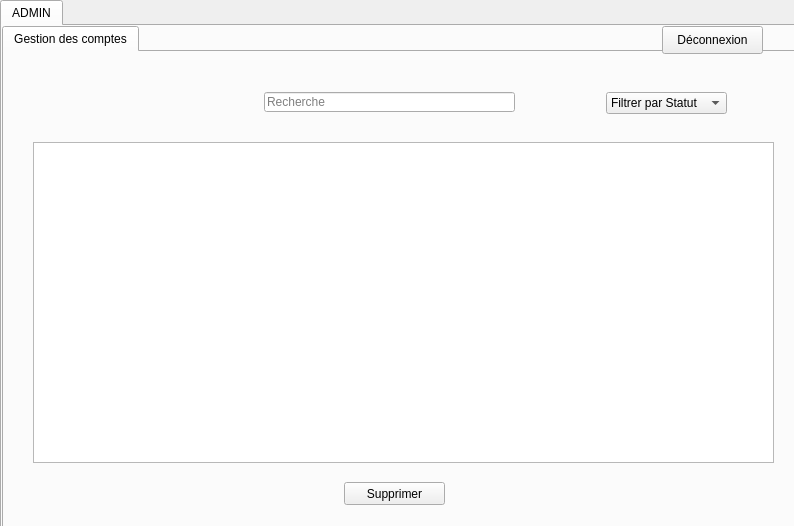
<?xml version="1.0" encoding="UTF-8"?>
<ui version="4.0">
 <class>admin</class>
 <widget class="QMainWindow" name="admin">
  <property name="geometry">
   <rect>
    <x>0</x>
    <y>0</y>
    <width>794</width>
    <height>526</height>
   </rect>
  </property>
  <property name="minimumSize">
   <size>
    <width>794</width>
    <height>526</height>
   </size>
  </property>
  <property name="maximumSize">
   <size>
    <width>794</width>
    <height>526</height>
   </size>
  </property>
  <property name="windowTitle">
   <string>ADMIN</string>
  </property>
  <widget class="QWidget" name="centralwidget">
   <widget class="QTabWidget" name="tabWidget_2">
    <property name="geometry">
     <rect>
      <x>0</x>
      <y>0</y>
      <width>850</width>
      <height>533</height>
     </rect>
    </property>
    <property name="currentIndex">
     <number>0</number>
    </property>
    <widget class="QWidget" name="tab_4">
     <attribute name="title">
      <string>ADMIN</string>
     </attribute>
     <widget class="QTabWidget" name="tabWidget">
      <property name="geometry">
       <rect>
        <x>0</x>
        <y>0</y>
        <width>850</width>
        <height>533</height>
       </rect>
      </property>
      <property name="tabShape">
       <enum>QTabWidget::Rounded</enum>
      </property>
      <property name="currentIndex">
       <number>0</number>
      </property>
      <widget class="QWidget" name="tab_2">
       <attribute name="title">
        <string>Gestion des comptes</string>
       </attribute>
       <widget class="QTableView" name="tabetudiant">
        <property name="geometry">
         <rect>
          <x>29</x>
          <y>90</y>
          <width>741</width>
          <height>321</height>
         </rect>
        </property>
       </widget>
       <widget class="QLabel" name="label_6">
        <property name="geometry">
         <rect>
          <x>0</x>
          <y>0</y>
          <width>850</width>
          <height>533</height>
         </rect>
        </property>
        <property name="text">
         <string/>
        </property>
       </widget>
       <widget class="QLineEdit" name="lineEdit_id_6">
        <property name="geometry">
         <rect>
          <x>260</x>
          <y>40</y>
          <width>251</width>
          <height>20</height>
         </rect>
        </property>
        <property name="placeholderText">
         <string>Recherche</string>
        </property>
       </widget>
       <widget class="QPushButton" name="pb_supprimer_5">
        <property name="geometry">
         <rect>
          <x>340</x>
          <y>430</y>
          <width>101</width>
          <height>23</height>
         </rect>
        </property>
        <property name="text">
         <string>Supprimer</string>
        </property>
       </widget>
       <widget class="QLabel" name="label">
        <property name="geometry">
         <rect>
          <x>-10</x>
          <y>-80</y>
          <width>811</width>
          <height>601</height>
         </rect>
        </property>
        <property name="text">
         <string/>
        </property>
       </widget>
       <widget class="QComboBox" name="comboBox">
        <property name="geometry">
         <rect>
          <x>602</x>
          <y>40</y>
          <width>121</width>
          <height>22</height>
         </rect>
        </property>
        <item>
         <property name="text">
          <string>Filtrer par Statut</string>
         </property>
        </item>
        <item>
         <property name="text">
          <string>medecin</string>
         </property>
        </item>
        <item>
         <property name="text">
          <string>secretaire</string>
         </property>
        </item>
        <item>
         <property name="text">
          <string>chef de depot</string>
         </property>
        </item>
        <item>
         <property name="text">
          <string>pharmacien</string>
         </property>
        </item>
       </widget>
       <zorder>label</zorder>
       <zorder>label_6</zorder>
       <zorder>tabetudiant</zorder>
       <zorder>lineEdit_id_6</zorder>
       <zorder>pb_supprimer_5</zorder>
       <zorder>comboBox</zorder>
      </widget>
     </widget>
     <widget class="QPushButton" name="pushButton">
      <property name="geometry">
       <rect>
        <x>660</x>
        <y>0</y>
        <width>101</width>
        <height>28</height>
       </rect>
      </property>
      <property name="text">
       <string>Déconnexion</string>
      </property>
     </widget>
    </widget>
   </widget>
  </widget>
 </widget>
 <resources/>
 <connections/>
</ui>
